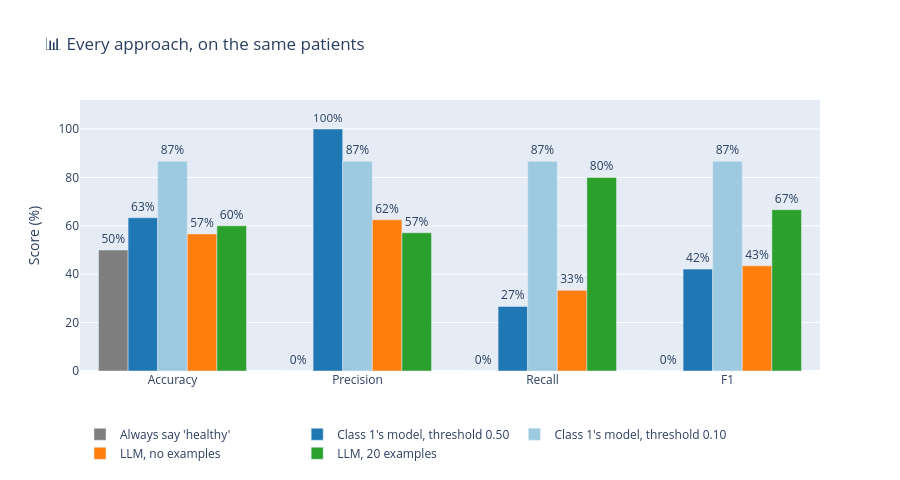

The code cell stored with this chart in its notebook:
### Markdown cell above
### 🎚️ Step 5: One Correction Before We Compare — Move the Threshold

There is a trap in this benchmark, and we are going to walk into it deliberately.

Class 1's model was trained where **10%** of patients are ill. We are asking it about a set
where **50%** are. The model has not got worse — the *question changed underneath it* — but at
the default 0.5 threshold it will now say "healthy" far too often and look terrible.

That is exactly the dial from Class 1 Part 6, and here is the one line of reasoning that sets
it: shifting the base rate from 10% to 50% multiplies the odds by nine, and undoing that shift
means flagging any patient whose risk clears **0.10** instead of 0.50.

So the trained model appears **twice** below: once at the naive threshold, once corrected. The
gap between those two rows is not a modelling result. It is a reminder that a benchmark can
make a perfectly good model look bad if you build it carelessly — and that most benchmarks you
will read were built by someone in a hurry.

> 📌 The language model gets no such correction, because it has no threshold to correct: it
> was never told the base rate at all. **`AUC` is the column that sidesteps this whole
> argument** — it ignores thresholds completely and asks only whether the sick patients were
> ranked above the healthy ones. If you read one number on the table, read that one.

### 🏁 The Scoreboard

Five approaches, the same patients, the metrics from Class 1. The **95% confidence
interval** on accuracy is in there too, and it is the most important column on the table.

### Code cell
results = {
    "Always say 'healthy'": score_classification(bench.truth, bench.baseline_pred),
    "Class 1's model, threshold 0.50": score_classification(
        bench.truth, bench.model_pred, risk=bench.model_risk),
    f"Class 1's model, threshold {bench.tuned_threshold:.2f}": score_classification(
        bench.truth, bench.model_pred_tuned, risk=bench.model_risk),
}
if LLM_READY:
    results["LLM, no examples"] = score_classification(
        bench.truth, zero_shot_pred, risk=zero_shot_risk)
    results[f"LLM, {N_EXAMPLES} examples"] = score_classification(
        bench.truth, few_shot_pred, risk=few_shot_risk)

table = show_scoreboard(results, title=f"Screening, on the same {N_PATIENTS} held-out patients")
plot_metric_comparison(results)

### Figure 1 — Plotly figure (JSON) as saved in the notebook; plotly's stock layout.template omitted (floating-point values rounded to 4 significant figures)
{"data": [{"marker": {"color": "#7f7f7f"}, "name": "Always say 'healthy'", "text": ["50%", "0%", "0%", "0%"], "textposition": "outside", "type": "bar", "x": ["Accuracy", "Precision", "Recall", "F1"], "y": [50, 0, 0, 0]}, {"marker": {"color": "#1f77b4"}, "name": "Class 1's model, threshold 0.50", "text": ["63%", "100%", "27%", "42%"], "textposition": "outside", "type": "bar", "x": ["Accuracy", "Precision", "Recall", "F1"], "y": [63.33, 100, 26.67, 42.11]}, {"marker": {"color": "#9ecae1"}, "name": "Class 1's model, threshold 0.10", "text": ["87%", "87%", "87%", "87%"], "textposition": "outside", "type": "bar", "x": ["Accuracy", "Precision", "Recall", "F1"], "y": [86.67, 86.67, 86.67, 86.67]}, {"marker": {"color": "#ff7f0e"}, "name": "LLM, no examples", "text": ["57%", "62%", "33%", "43%"], "textposition": "outside", "type": "bar", "x": ["Accuracy", "Precision", "Recall", "F1"], "y": [56.67, 62.5, 33.33, 43.48]}, {"marker": {"color": "#2ca02c"}, "name": "LLM, 20 examples", "text": ["60%", "57%", "80%", "67%"], "textposition": "outside", "type": "bar", "x": ["Accuracy", "Precision", "Recall", "F1"], "y": [60, 57.14, 80, 66.67]}], "layout": {"barmode": "group", "height": 480, "legend": {"orientation": "h", "y": -0.18}, "title": {"text": "📊 Every approach, on the same patients"}, "yaxis": {"range": [0, 112], "title": {"text": "Score (%)"}}}}
